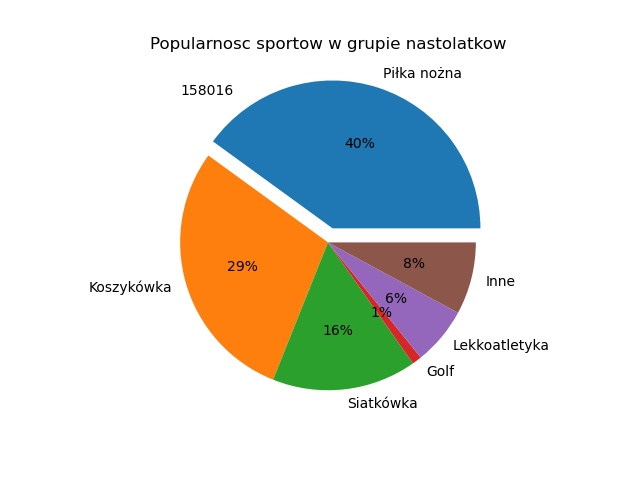

The Python source for this figure:
import xlrd
import openpyxl
import matplotlib.pyplot as plt
import pandas as pd

dane = pd.read_excel('sport.xlsx', header=None)

x = dane.iloc[:,1]
y = dane.iloc[:,0]
plt.pie(x,labels=y, autopct="%1.0f%%", explode=[0.1,0,0,0,0,0])
plt.title("Popularnosc sportow w grupie nastolatkow")
plt.annotate("158016",[-1,1])
plt.savefig("zad2.jpg")
plt.show()

